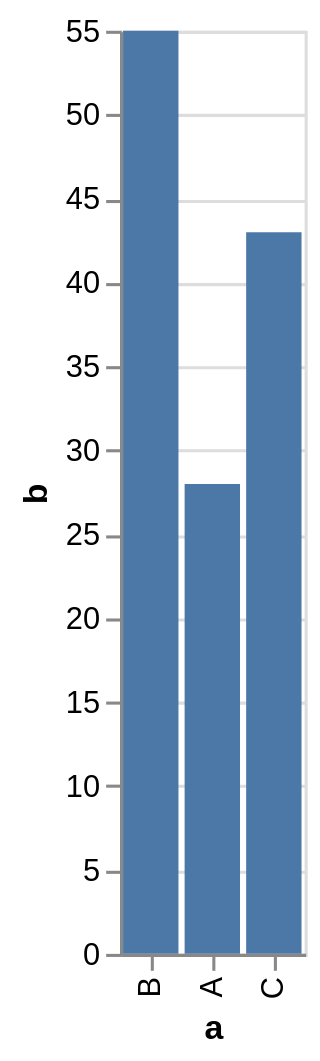

This figure's Vega-Lite source:
### Vega-Lite specification from a JSON file in a GitHub repository (floating-point values rounded to 4 significant figures)
{"$schema": "https://vega.github.io/schema/vega-lite/v3.json", "data": {"values": [{"a": "A", "b": 28}, {"a": "B", "b": 55}, {"a": "C", "b": 43}]}, "mark": "bar", "encoding": {"x": {"field": "a", "type": "ordinal", "sort": ["B", "A", "C"]}, "y": {"field": "b", "type": "quantitative"}}}
